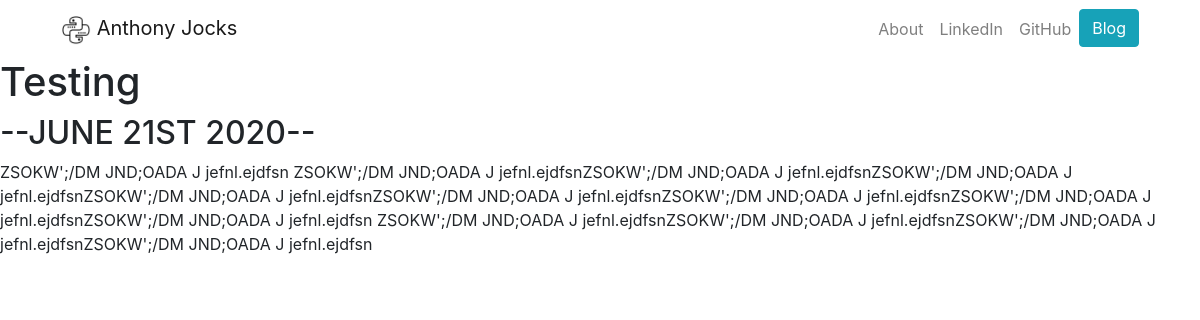
Page /blog/1/ on the committed database.
### blog/models.py (models this page shows, shortened)
class Blog(models.Model):
    title = models.CharField(max_length=100)
    description = models.TextField(max_length=1000)
    date = models.DateField()

### blog/views.py (the view)
# urls.py: path('<int:blog_id>/', views.detail, name='detail'),
def detail(request, blog_id):
    blog = get_object_or_404(Blog, pk=blog_id)
    return render(request, 'blog/detail.html', {'blog': blog})

### blog/templates/blog/detail.html
{% extends 'portfolio/base.html' %} {% block content %}
<h1>{{ blog.title }}</h1>
<h2>--{{ blog.date|date:'F jS Y'|upper }}--</h2>
<p>{{ blog.description|safe }}</p>
{% endblock %}

### portfolio/static/portfolio/base.css (style rules this page uses)
body { background-color: white; }

### rows in the picture
Blog: title "Testing", date "JUNE 21ST 2020", description "ZSOKW';/DM JND;OADA J jefnl.ejdfsn ZSOKW';/DM JND;OADA J jefnl.ejdfsnZSOKW';/DM JND;OADA J jefnl.ejdfsnZSOKW';/DM JND;OADA J jefnl.ejdfsnZSOKW';/DM JND;OADA J jefnl.ejdfsnZSOKW';/DM JND;OADA J jefnl.ejdfsnZSOKW';/DM JND;OADA J jefnl.ejdfsnZSOKW';/DM JND;OADA J jefnl.ejdfsnZSOKW';/DM JND;OADA J jefnl.ejdfsn ZSOKW';/DM JND;OADA J jefnl.ejdfsnZSOKW';/DM JND;OADA J jefnl.ejdfsnZSOKW';/DM JND;OADA J jefnl.ejdfsnZSOKW';/DM JND;OADA J jefnl.ejdfsn"
